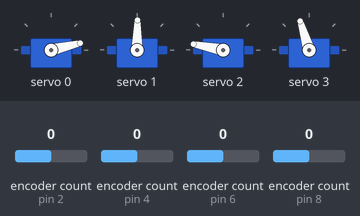
Bench run of a sketch on a simulated Arduino Uno, built with avr-gcc and run on an emulated ATmega328P. Parts: 4 × servo. The test bench sets the inputs (shaded band); at power-on: encoder count (sensors on pin 2, pin 4, pin 6, pin 8) 0.

Above: at 2.76 s.
3.3 s: encoder count (sensor on pin 2) set to 1
At 3.66 s:
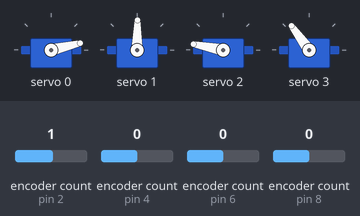
6.3 s: encoder count (sensor on pin 4) set to -1
At 6.68 s:
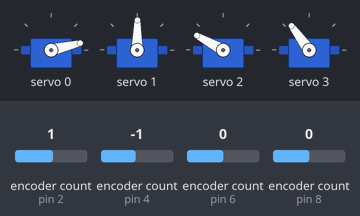
9.3 s: encoder count (sensor on pin 6) set to 1
At 9.7 s:
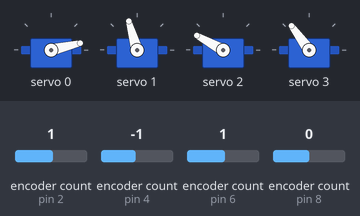
12.3 s: encoder count (sensor on pin 8) set to 1
At 12.72 s:
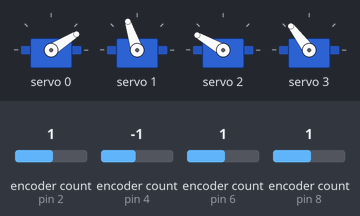
15.3 s: encoder count (sensor on pin 2) set to 2
18.3 s: encoder count (sensor on pin 4) set to 0
Timing chart, 0 to 22.3 s (numbered marks = the images above; inputs shaded):
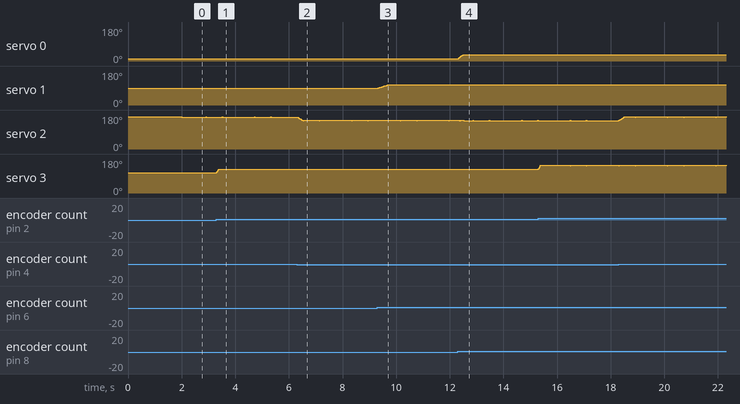

The sketch:

robotic_arm.ino
```cpp
// robotic_arm.ino
// 4 rotary encoders controlling 4 servo motors.

#include <Arduino.h>
#include <RotaryEncoder.h>
#include <Wire.h>
#include <Adafruit_PWMServoDriver.h>

const int SERVO_1_MIN = 70; //(0 -> 4096)
const int SERVO_1_MID = 300;
const int SERVO_1_MAX = 480;

const int SERVO_FREQ = 50; // Analog servos run at ~50 Hz updates

const int SERVO_1_START = 140;
const int SERVO_2_START = 300;
const int SERVO_3_START = 470;
const int SERVO_4_START = 340;


// called this way, it uses the default address 0x40
Adafruit_PWMServoDriver pwm = Adafruit_PWMServoDriver();

const int nb_of_servos = 4;
int button_factor = 20; // 1 increment of the encoder will increase the servo position by 20
float rotation_factor[nb_of_servos] = {0.8, 0.35, 0.7, 2};

int button_previous_pos[nb_of_servos] = {0, 0, 0, 0};
int button_new_pos[nb_of_servos] = {0, 0, 0, 0};
float current_pos[nb_of_servos] = {SERVO_1_START, SERVO_2_START, SERVO_3_START, SERVO_4_START};
float goal_pos[nb_of_servos] = {SERVO_1_START, SERVO_2_START, SERVO_3_START, SERVO_4_START};

int servo_min[nb_of_servos] = {SERVO_1_MIN, SERVO_1_MIN, SERVO_1_MIN, SERVO_1_MIN};
int servo_max[nb_of_servos] = {SERVO_1_MAX, SERVO_1_MAX, SERVO_1_MAX, SERVO_1_MAX};

int servo_start[nb_of_servos] = {SERVO_1_START, SERVO_2_START, SERVO_3_START, SERVO_4_START};

RotaryEncoder encoder_list[nb_of_servos] = {RotaryEncoder(8 , 9 , RotaryEncoder::LatchMode::TWO03), RotaryEncoder(6 , 7 , RotaryEncoder::LatchMode::TWO03), RotaryEncoder(4 , 5 , RotaryEncoder::LatchMode::TWO03), RotaryEncoder(2 , 3 , RotaryEncoder::LatchMode::TWO03)};

void setup()
{
  Serial.begin(115200);
  pwm.begin();
  pwm.setOscillatorFrequency(27000000);
  pwm.setPWMFreq(SERVO_FREQ);  // Analog servos run at ~50 Hz updates

  for (int i = 0; i < nb_of_servos; i++) {
    pwm.setPWM(i, 0, servo_start[i]);
  }

  delay(2000);
}

void loop()
{

  for (int i = 0; i < nb_of_servos; i++) {

    // For each encoder, get the position
    encoder_list[i].tick();
    button_new_pos[i] = encoder_list[i].getPosition();

    // If the position has changed
    if (button_new_pos[i] != button_previous_pos[i]) {
      // Compute the target/goal position of the servo
      goal_pos[i] = goal_pos[i] + (button_new_pos[i] - button_previous_pos[i]) * button_factor;

      // Check that it is not out of range for the servo
      if (goal_pos[i] > servo_max[i])
        goal_pos[i] = servo_max[i];
      if (goal_pos[i] < servo_min[i])
        goal_pos[i] = servo_min[i];

      // Update the stored button position
      button_previous_pos[i] = button_new_pos[i];
    }

    // Then at each iteration, if the current position of the servo is different from the target one, we decrease the gap
    if (current_pos[i] < goal_pos[i])
      current_pos[i] = current_pos[i] + rotation_factor[i];
    else {
      current_pos[i] = current_pos[i] - rotation_factor[i];
    }

    pwm.setPWM(i, 0, current_pos[i]);
  }
}
```

Measured:
- after the input at 9.3 s, servo 1: moves from 89° to 108° over 0.41 s, starting at once
- after the input at 12.3 s, servo 0: moves from 13° to 32° over 0.17 s, starting at once
- by itself, servo 3: repeats every 1.8 s: 146° 0.59 s, 145° 0.02 s, 146° 1.2 s, 145° 0.01 s
